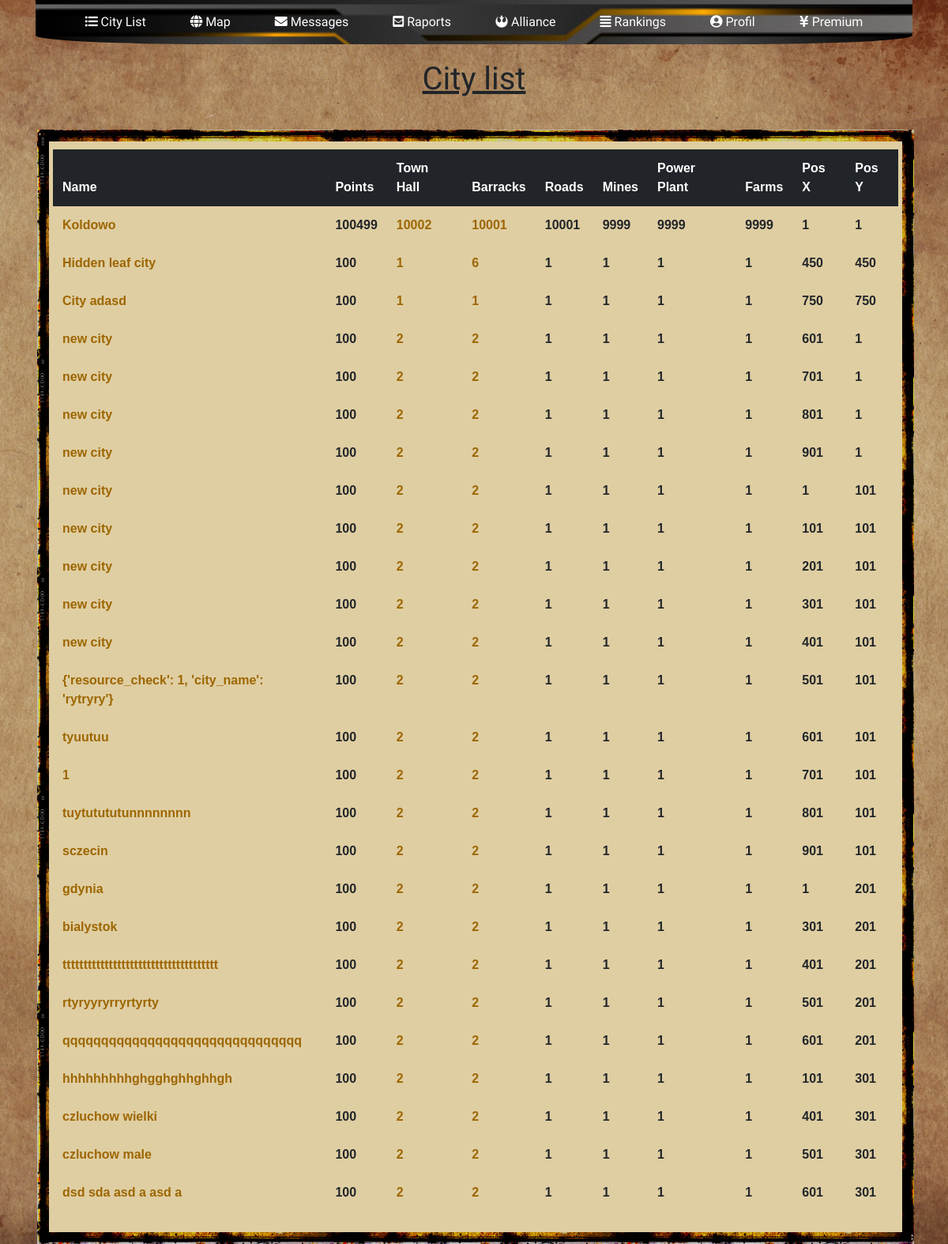
The app's page /miasto/city_list/ (signed in), older data.
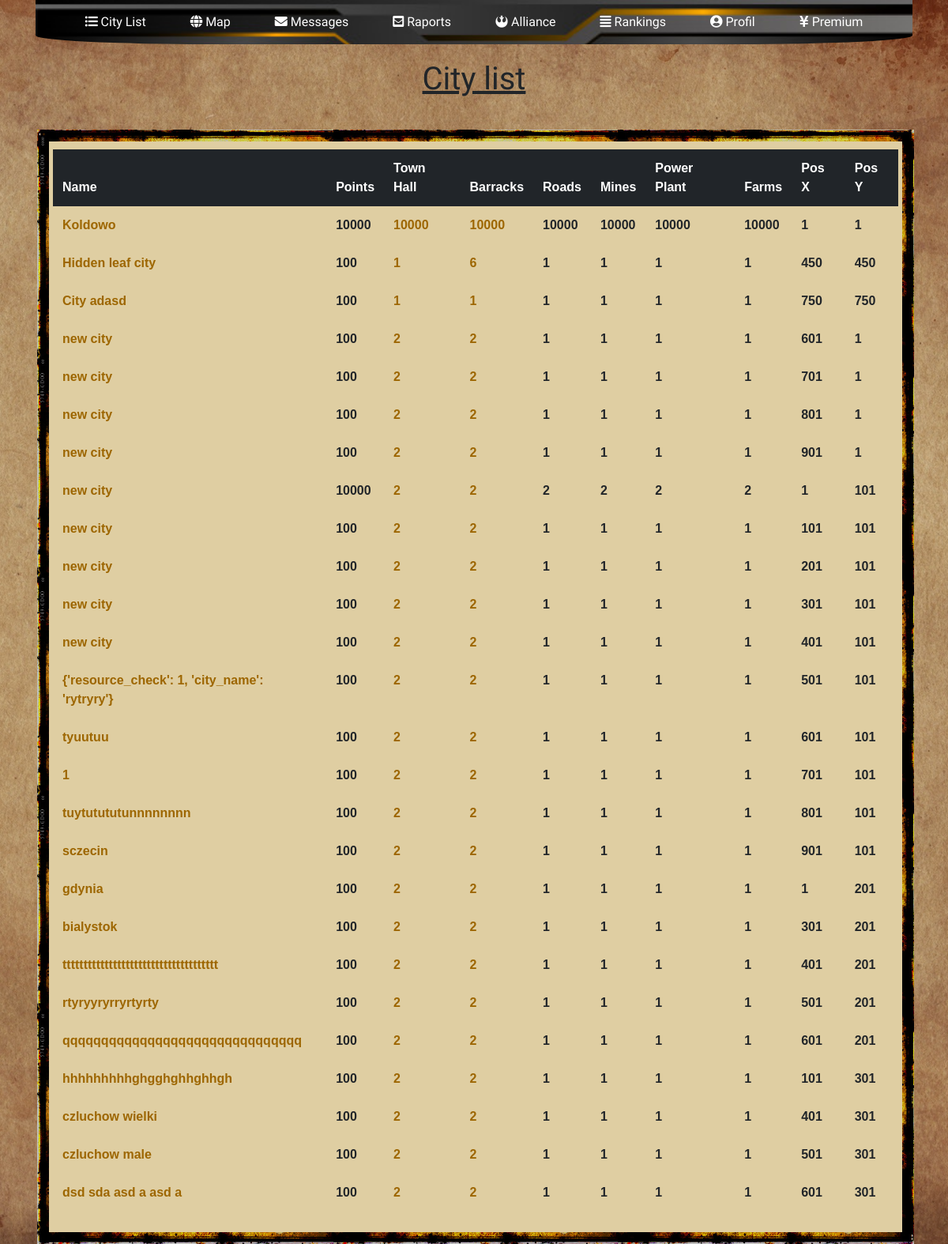
The same page, newer data.
### cityMap/models.py (models this page shows, shortened)
class CityOwned(models.Model):
    city_owner = models.ForeignKey('auth.User', on_delete=models.CASCADE)
    city_name = models.CharField(max_length=100, default="City")
    is_capital = models.BooleanField(default=False)
    pos_x = models.IntegerField(default=1)
    pos_y = models.IntegerField(default=1)
    server = models.ForeignKey(Server, on_delete=models.CASCADE, blank=True, null=True)
    town_hall = models.IntegerField(default=1)
    barracks = models.IntegerField(default=1)
    roads = models.IntegerField(default=1)
    mines = models.IntegerField(default=1)
    power_plant = models.IntegerField(default=1)
    farms = models.IntegerField(default=1)
    housing = models.IntegerField(default=1)
    infantry = models.IntegerField(default=0)
    hinfantry = models.IntegerField(default=0)
    planes = models.IntegerField(default=0)
    ltanks = models.IntegerField(default=0)
    htanks = models.IntegerField(default=0)
    motorized = models.IntegerField(default=0)
    food = models.IntegerField(default=0)
    electricity = models.IntegerField(default=0)
    ore = models.IntegerField(default=0)
    population = models.IntegerField(default=100)
    points = models.IntegerField(default=100)

### cityMap/views.py (the view)
# urls.py: path('city_list/', views.main_page_city_list, name='main_page_city_list'),
@login_required(login_url=main_page)
def main_page_city_list(request):
    user = request.user
    city_list = CityOwned.objects.filter(city_owner=user.id)
    return render(request, 'indexCityList.html', {'city_list': city_list})

### cityMap/templates/indexCityList.html (shortened to what this page needs)
{% extends 'cityList.html' %}
{% block cityListPanel %}
<div style="width: 1110px">
    <div class="row col-lg-12 cityListPanel">
        <table class="table table-hover table-borderless">
            <thead class="thead-dark">
            <tr>
                <th scope="col">Name</th>
                <th scope="col">Points</th>
                <th scope="col">Town Hall</th>
                <th scope="col">Barracks</th>
                <th scope="col">Roads</th>
                <th scope="col">Mines</th>
                <th scope="col">Power Plant</th>
                <th scope="col">Farms</th>
                <th scope="col">Pos X</th>
                <th scope="col">Pos Y</th>
            </tr>
            </thead>
            <tbody>
            {% for city in city_list %}
            <tr>
                <td><a href='../{{ city.id }}'>{{ city.city_name }}</a></td>
                <td>{{ city.points }}</td>
                <td><a href='../{{ city.id }}/rozbudowa'>{{ city.town_hall }}</a></td>
                <td><a href='../{{ city.id }}/rekrutacja'>{{ city.barracks }}</a></td>
                <td>{{ city.roads }}</td>
                <td>{{ city.mines }}</td>
                <td>{{ city.power_plant }}</td>
                <td>{{ city.farms }}</td>
                <td>{{ city.pos_x }}</td>
                <td>{{ city.pos_y }}</td>
            </tr>
            {% endfor %}
            </tbody>
        </table>
    </div>
</div>
{% endblock %}

### cityMap/templates/cityList.html (shortened to what this page needs)
<!doctype html>
<html lang="en">
<head>
    {% load static %}
    <link rel="stylesheet" href="https://stackpath.bootstrapcdn.com/bootstrap/4.1.3/css/bootstrap.min.css"
>
    <link rel="stylesheet" href="https://use.fontawesome.com/releases/v5.5.0/css/all.css"
>
    <link rel="stylesheet" href="{% static 'cityMap/cityListCss.css' %}">
</head>
<body>
<div class="container">
    <nav class="navbar navbar-expand-lg navbar-dark center">
        <div class="custom-center">
            <div class="collapse navbar-collapse" id="navbarNav">
                <ul class="navbar-nav">
                    <li class="nav-item active">
                        <a class="nav-link" href=""><i class="fa fa-list-ul"></i> City List</a>
                    </li>
                    <li class="nav-item active">
                        <a class="nav-link" href="../../mapa/"><i class="fa fa-globe"></i> Map</a>
                    </li>
                    <li class="nav-item active">
                        <a class="nav-link" href="../../wiadomosci/"><i class="fa fa-envelope"></i> Messages</a>
                    </li>
                    <li class="nav-item active">
                        <a class="nav-link" href="../../raporty/"><i class="fa fa-envelope-square"></i> Raports</a>
                    </li>
                    <li class="nav-item active">
                        <a class="nav-link" href="../../sojusz/"><i class="fab fa-rebel"></i> Alliance</a>
                    </li>
                    <li class="nav-item active">
                        <a class="nav-link" href="../../rankingi/"><i class="fa fa-align-justify"></i> Rankings</a>
                    </li>
                    <li class="nav-item active">
                        <a class="nav-link" href="../../profil/"><i class="fa fa-user-circle"></i> Profil</a>
                    </li>
                    <li class="nav-item active">
                        <a class="nav-link" href="../../premium/"><i class="fas fa-yen-sign"></i> Premium</a>
                    </li>
                </ul>
            </div>
        </div>
    </nav>
</div>
<h1 class="text-center" style="font-family:'Lobster'; margin: 20px;"><u>City list</u></h1>
<div class="container">
    {% block cityListPanel %}{% endblock %}
</div>
</body>
</html>

### cityMap/static/cityMap/cityListCss.css (style rules this page uses)
body { background: url('../cityMap/assets/yellowBackground2.png') no-repeat center center fixed; background-size: cover; }
nav { background: url('../cityMap/assets/yellowBackground3.png'); background-size: 100%; border-bottom-left-radius: 20%; border-bottom-right-radius: 20%; font-family: 'Lobster'; }
.custom-center { margin: auto; }
nav li { margin-left: 20px; margin-right: 20px; }
a, a:hover { color: #9d6600; }
.cityListPanel { background-color: rgb(223, 206, 162); border: 15px solid transparent; border-image: url('../cityMap/assets/border8.png') 30 round; margin-left: 2px; margin-top: 20px; padding: 10px 5px; }
th, td { border-top: none; font-weight: bold; }
table { font-family: arial, sans-serif; }

Row changes from the older to the newer data that the page shows:
changed CityOwned "Koldowo": points "100499" → "10000"; town_hall "10002" → "10000"; barracks "10001" → "10000"; roads "10001" → "10000"; mines "9999" → "10000"; power_plant "9999" → "10000"; farms "9999" → "10000"
changed CityOwned (number 8 of 26 on the later page): points "100" → "10000"; roads "1" → "2"; mines "1" → "2"; power_plant "1" → "2"; farms "1" → "2"
